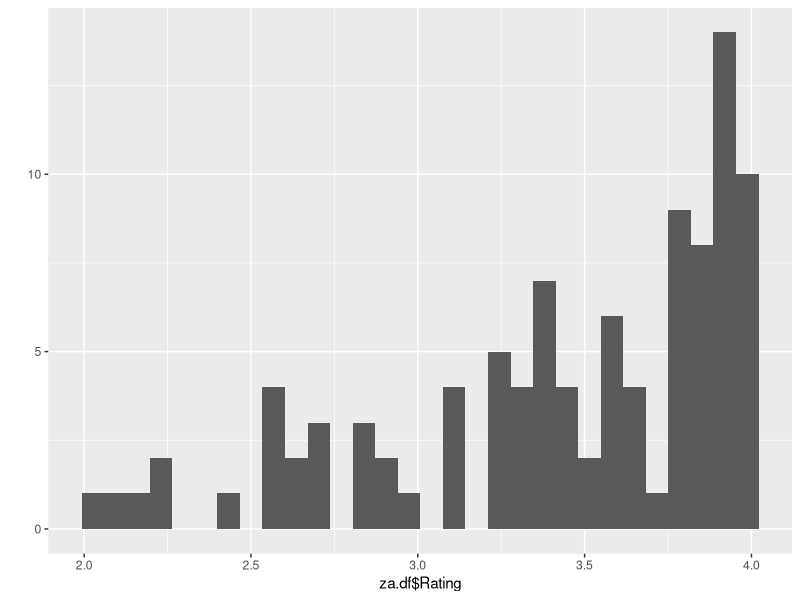
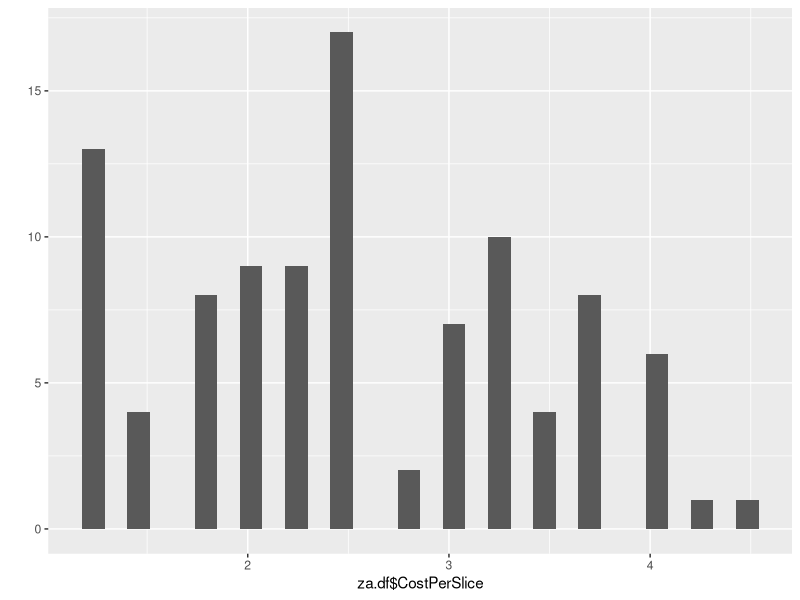
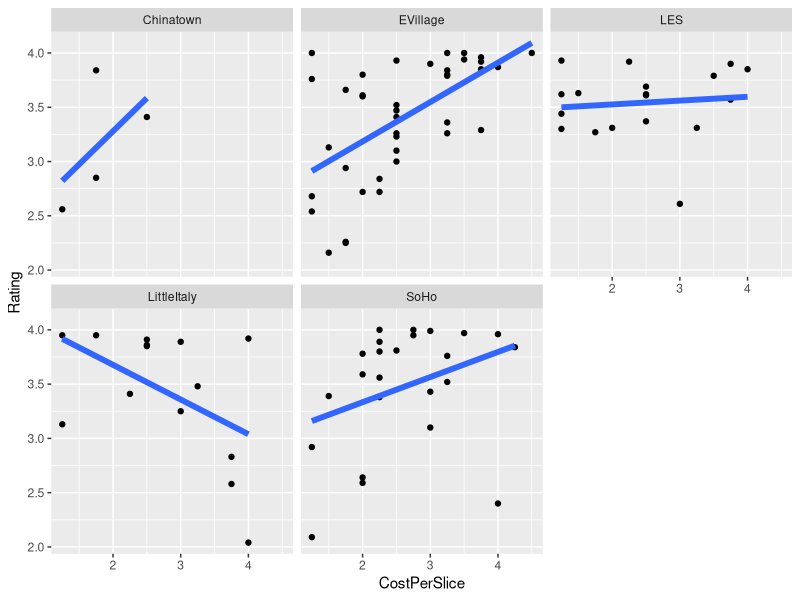

Here is the R script that generated these plots, in order: (Note: this script raises an error after producing the figures.)
# Pizza data analysis with mixed-effects modeling

library(stringr)
library(ggplot2)
library(nlme)
library(lme4)
library(boot)

za.df <- read.csv("Fake Pizza Data.csv")

# some basic summaries and visualizations
summary(za.df)

# fix cost column
za.df$CostPerSlice <- as.numeric(str_sub(za.df$CostPerSlice, 2))

qplot(za.df$Rating)
qplot(za.df$CostPerSlice)

ggplot(za.df, aes(CostPerSlice, Rating)) + geom_point() +
	facet_wrap(~ Neighborhood) + 
	geom_smooth(method='lm', se=FALSE, size=2)

# basics with linear model

# get the contrasts right for HeatSource
contrasts(za.df$HeatSource) <- contr.treatment(levels(za.df$HeatSource), 
	base=which(levels(za.df$HeatSource) == 'Gas'))

# full pooling
lm.full.main <- glm(Rating ~ CostPerSlice + HeatSource + BrickOven, data=za.df)
lm.full.int <- glm(Rating ~ CostPerSlice * HeatSource + BrickOven + CostPerSlice:BrickOven, data=za.df)
AIC(lm.full.main, lm.full.int) # not actually better
cv.glm(za.df, lm.full.main, K=10)$delta
cv.glm(za.df, lm.full.int, K=10)$delta # overfitting

# no pooling
lm.no <- glm(Rating ~ CostPerSlice + HeatSource + BrickOven + Neighborhood, 
		data=za.df,
		contrasts=list(Neighborhood="contr.sum"))

cv.glm(za.df, lm.no, K=10)$delta 

lm.no.int <- glm(Rating ~ HeatSource + BrickOven + CostPerSlice * Neighborhood, 
		data=za.df,
		contrasts=list(Neighborhood="contr.sum"))
cv.glm(za.df, lm.no.int, K=10)$delta 

# partial pooling, intercepts/neighborhood
lm.me.int <- lme(Rating ~ CostPerSlice + HeatSource + BrickOven, data=za.df,
		random = ~ 1 | Neighborhood)
AIC(lm.me.int)
lm.me.cost <- lme(Rating ~ 1+ HeatSource + BrickOven, data=za.df,
		random = ~ 0 + CostPerSlice | Neighborhood, 
		control=list(returnObject=TRUE))
AIC(lm.full.main, lm.no, lm.me.int, lm.me.cost)

lm.me.cost2 <- lmer(Rating ~ HeatSource + BrickOven + (1+CostPerSlice | Neighborhood), 
	data=za.df)
AIC(lm.me.cost2)


jlza.df <- read.csv("Pizza Diverse.csv")

contrasts(jlza.df$Fuel) <- contr.treatment(levels(jlza.df$Fuel), 
	base=which(levels(jlza.df$Fuel) == 'Gas'))

ggplot(jlza.df, aes(Price.Level, Rating)) + geom_jitter() +
	facet_wrap(~ Neighborhood) + 
	geom_smooth(method='lm', se=FALSE, size=2)

# full pooling
lm.full.main <- glm(Rating ~ Price.Level + Fuel + PizzaName, data=jlza.df)
# no pooling
lm.no <- glm(Rating ~ Fuel + PizzaName + Price.Level + Price.Level:Neighborhood, 
		data=jlza.df,
		contrasts=list(Neighborhood="contr.sum"))

lm.me.cost2 <- lmer(Rating ~ Fuel + PizzaName + (0 + Price.Level | Neighborhood), 
	data=jlza.df)
summary(lm.me.cost2)


